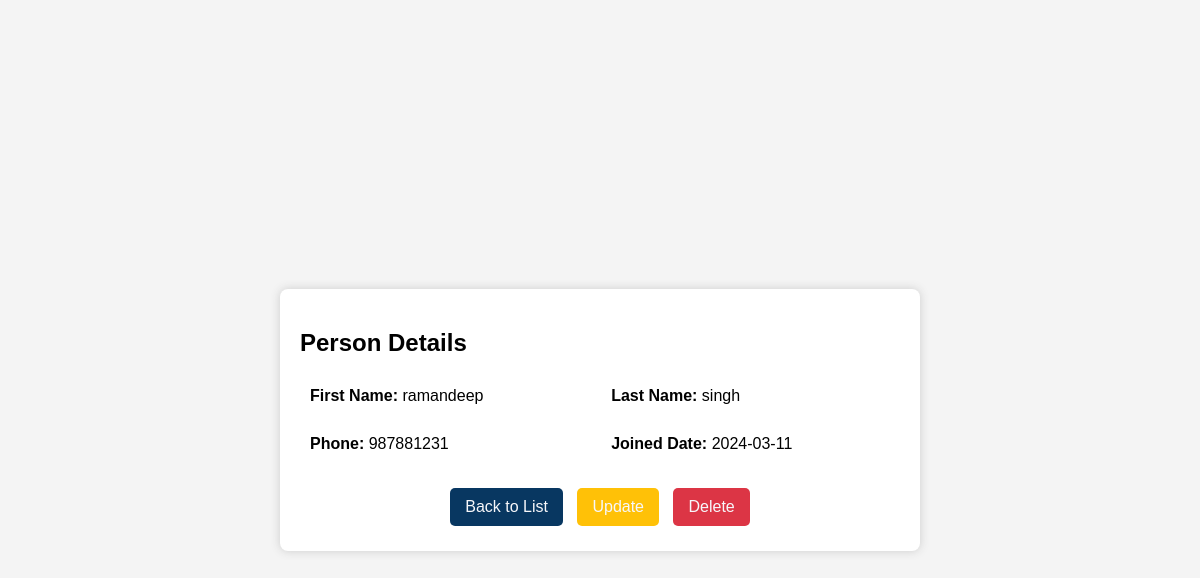
Screenshot of /detail/9/ with the database file from the repository.
### myapp/models.py (models this page shows)
class person(models.Model):
  firstname = models.CharField(max_length=255)
  lastname = models.CharField(max_length=255)
  phone = models.IntegerField(null=True)
  joined_date = models.DateField(null=True)

### myapp/views.py (the view)
# urls.py: path('detail/<int:id>/', views.detail_view, name='detail_view'),
def detail_view(request, id):
    context = {'data': get_object_or_404(person, id=id)}
    return render(request, "detail.html", context)

### myapp/templates/detail.html (shortened to what this page needs)
<!DOCTYPE html>
<html lang="en">
<head>
</head>
<body>
    <div class="main">
        <h2>Person Details</h2>
        <div class="details-grid">
            <div><strong>First Name:</strong> {{ data.firstname }}</div>
            <div><strong>Last Name:</strong> {{ data.lastname }}</div>
            <div><strong>Phone:</strong> {{ data.phone }}</div>
            <div><strong>Joined Date:</strong> {{ data.joined_date | date:"Y-m-d" }}</div>
        </div>
        <div class="buttons-container">
            <button class="back-list"><a href="{% url 'list' %}">Back to List</a></button>
            <button class="update-button"><a href="{% url 'update' data.id %}">Update</a></button>
            <button class="delete-button"><a href="{% url 'delete' data.id %}">Delete</a></button>
        </div>
    </div>
</body>
</html>

### myapp/templates/detail.html (style rules this page uses)
body { font-family: Arial, sans-serif; padding: 20px; background-color: #f4f4f4; display: flex; justify-content: center; align-items: center; min-height: 100vh; margin: 0; }
.main { background-color: white; padding: 20px; border-radius: 8px; box-shadow: 0 0 10px #ccc; width: 100%; max-width: 600px; }
.details-grid { display: grid; grid-template-columns: auto auto; gap: 10px; margin-bottom: 20px; }
.details-grid div { padding: 10px; }
.buttons-container { text-align: center; }
button { color: white; padding: 10px 15px; border: none; border-radius: 5px; cursor: pointer; font-size: 16px; margin: 5px; }
.back-list { background-color: #083761; }
.update-button { background-color: #ffc107; }
.delete-button { background-color: #dc3545; }
button a { color: rgb(247, 247, 250); text-decoration: none; display: block; }

### rows the page displays
person: firstname "ramandeep", lastname "singh", phone "987881231", joined_date "2024-03-11"
